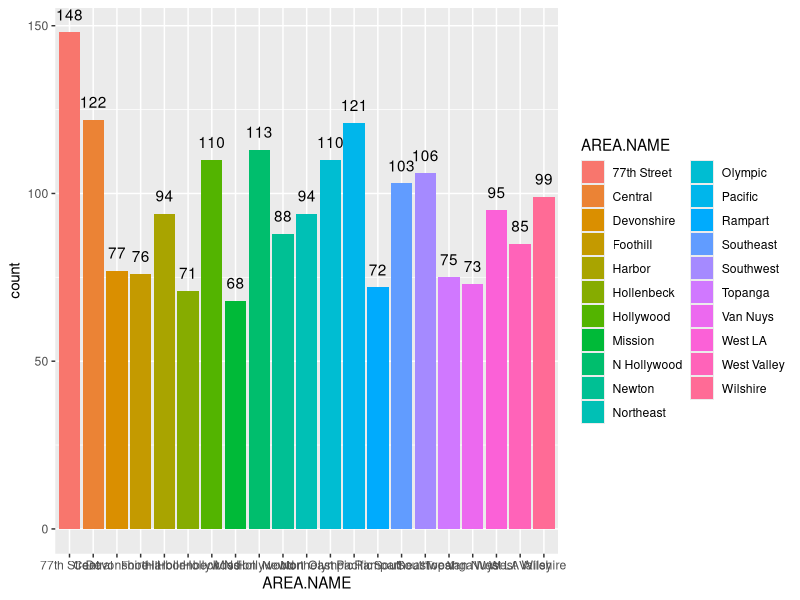
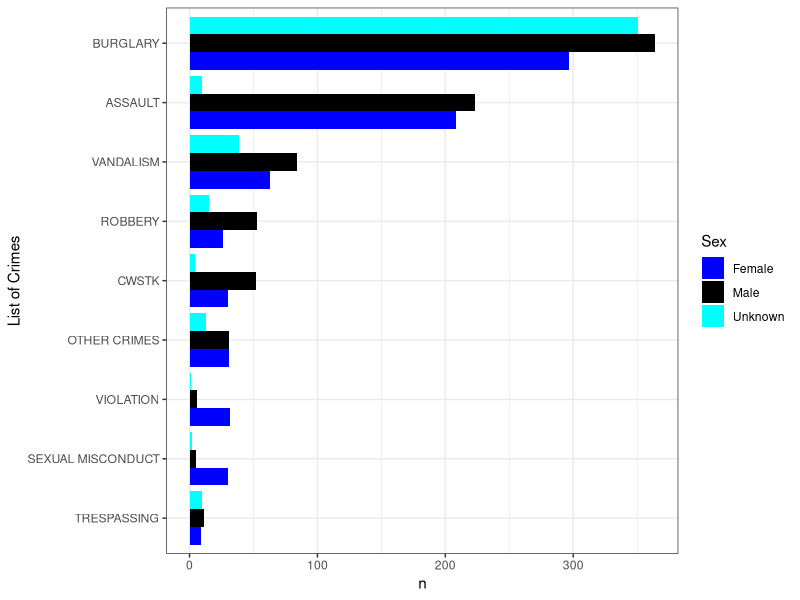
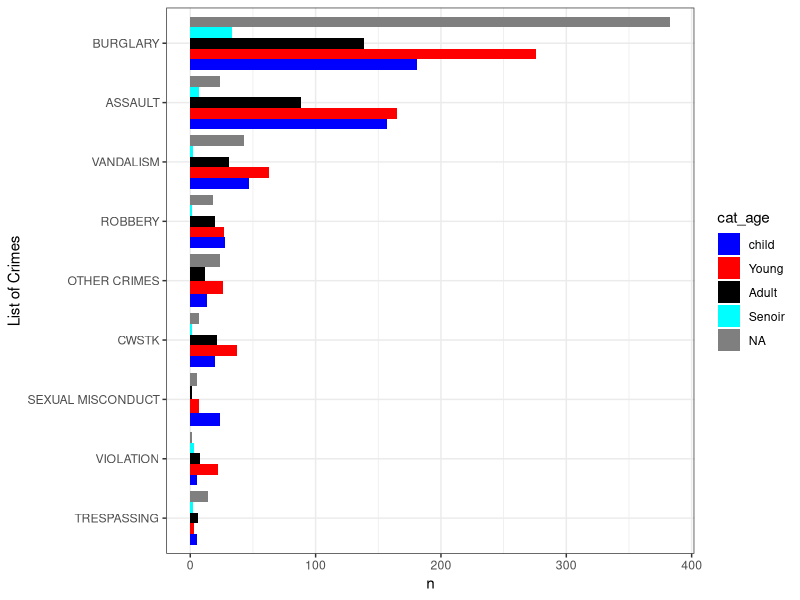

Reproduce these figures in R, in order.
## ---- chunk 1
library(tidyverse)
## ---- chunk 2
data<-read.csv("Subset_data.csv")
## ---- chunk 3
#count total missing values in each column of data frame
sapply(data, function(x) sum(is.na(x)))
## ---- chunk 4
ggplot(data, aes(x = AREA.NAME, fill=AREA.NAME)) + 
  geom_histogram(aes(y = ..count..), stat = "count", 
                                    binwidth = 1,
                                    bins = 3,
                                    origin = 1,
                                    right = TRUE) + 
  geom_text(stat='count', aes(label=..count..), vjust=-1)
## ---- chunk 5
Area_max <- data %>% 
            group_by(AREA.NAME) %>%
            count(name = "count") %>%
            arrange(desc(count))%>% print(n=10)
## ---- chunk 6
#Find the 10 mostly occurred crime type
crime_high <- data %>% 
              group_by(Crm.Cd.Desc) %>%
              count(name = "count") %>%
              arrange(desc(count))%>% print(n=10)
## ---- chunk 7
for(i in 1:length(data$Crm.Cd.Desc)){
if(str_detect(data$Crm.Cd.Desc[i],"ASSAULT")==TRUE & 
   str_detect(data$Crm.Cd.Desc[i],"SEXUAL")!=TRUE){
  data$crime[i]<-"ASSAULT"
} else if(str_detect(data$Crm.Cd.Desc[i],"VIOLATION")==TRUE){
  data$crime[i]<-"VIOLATION"
}  else if(str_detect(data$Crm.Cd.Desc[i],"BURGLARY")==TRUE|
           str_detect(data$Crm.Cd.Desc[i],"STOLEN")==TRUE|
            str_detect(data$Crm.Cd.Desc[i],"THEFT")==TRUE){
  data$crime[i]<-"BURGLARY"
} else if(str_detect(data$Crm.Cd.Desc[i],"SEX")==TRUE|str_detect(data$Crm.Cd.Desc[i],"RAPE")==TRUE){
  data$crime[i]<-"SEXUAL MISCONDUCT"
} else if(str_detect(data$Crm.Cd.Desc[i],"VANDALISM")==TRUE){
  data$crime[i]<-"VANDALISM"
} else if(str_detect(data$Crm.Cd.Desc[i],"CRIMINAL")==TRUE|
          str_detect(data$Crm.Cd.Desc[i],"WEAPON")==TRUE|
          str_detect(data$Crm.Cd.Desc[i],"SHOTS")==TRUE|
          str_detect(data$Crm.Cd.Desc[i],"THREAT")==TRUE|
          str_detect(data$Crm.Cd.Desc[i],"KIDNAP")==TRUE){
  data$crime[i]<-"CWSTK"
} else if(str_detect(data$Crm.Cd.Desc[i],"ROBBERY")==TRUE){
  data$crime[i]<-"ROBBERY"
} else if(str_detect(data$Crm.Cd.Desc[i],"TRESPASSING")==TRUE){
  data$crime[i]<-"TRESPASSING"
}else data$crime[i]<-"OTHER CRIMES"
}

data$Sex<-ifelse(data$Vict.Sex=="M","Male",ifelse(data$Vict.Sex=="F","Female","Unknown"))
## ---- chunk 8
data %>%
  group_by(crime,Sex) %>% 
  count() %>% 
  ungroup() %>% 
      ggplot()+
        aes(x=reorder(crime,n),y=n,fill=Sex)+
        geom_col(position = "dodge")+
        coord_flip()+
          scale_fill_manual(values = c("blue", "black", "cyan"))+
          labs(x="List of Crimes")+
          theme_bw()
## ---- chunk 9
#add new column that cuts "Victim's age" into categories
data$cat_age <- cut(data$Vict.Age,
              breaks=c(10,30,50,70,100),
              labels=c('child', 'Young', 'Adult', 'Senoir'))

data %>%
  group_by(crime,cat_age) %>% 
  count() %>% 
  ungroup() %>% 
  ggplot()+
  aes(x=reorder(crime,n),y=n,fill=cat_age)+
  geom_col(position = "dodge")+
  coord_flip()+
  scale_fill_manual(values = c("blue","red", "black", "cyan"))+
  labs(x="List of Crimes")+
  theme_bw()


## ---- chunk 10
knitr::kable(data %>% 
  filter(crime=="BURGLARY") %>% 
  count(Premis.Desc) %>% 
  mutate(prop=prop.table(n)) %>% 
  filter(prop>0.030) %>% 
  select(Premis.Desc) %>% 
    rename("Premis of Burglary"="Premis.Desc"))
## ---- chunk 11
knitr::kable(data %>% 
  filter(crime=="ASSAULT") %>% 
  count(Premis.Desc) %>% 
  mutate(prop=prop.table(n)) %>% 
  filter(prop>=0.03) %>% 
  select(Premis.Desc) %>% 
    rename("Premis of Assault"="Premis.Desc"))
## ---- chunk 12
knitr::kable(data %>% 
  filter(crime=="SEXUAL MISCONDUCT") %>% 
  count(Premis.Desc) %>% 
  mutate(prop=prop.table(n)) %>% 
  filter(prop>=0.03) %>% 
  select(Premis.Desc) %>% 
    rename("Premis of Sexual Misconduct"="Premis.Desc"))
## ---- chunk 13
knitr::kable(data %>% 
  filter(crime=="CWSTK") %>% 
  count(Premis.Desc) %>% 
  mutate(prop=prop.table(n)) %>% 
  filter(prop>=0.03) %>% 
  select(Premis.Desc) %>% 
    rename("Premis of CWSTK"="Premis.Desc"))
